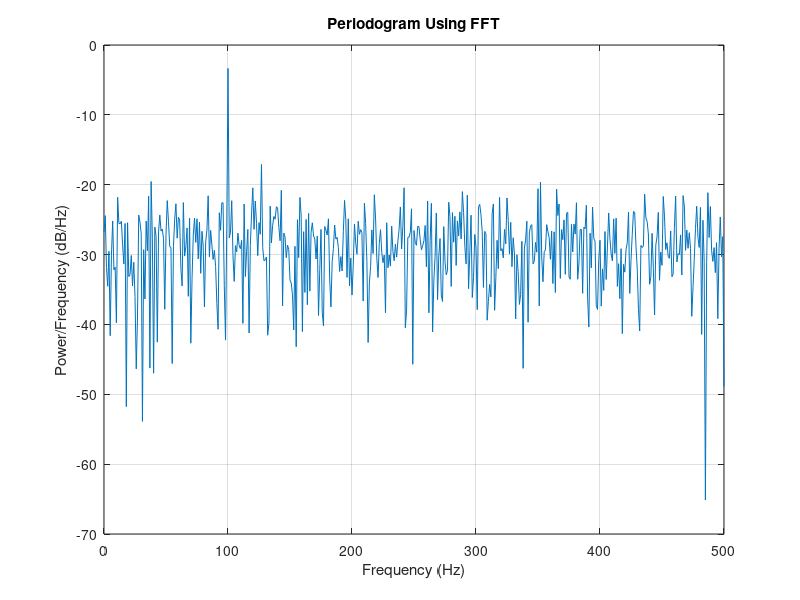
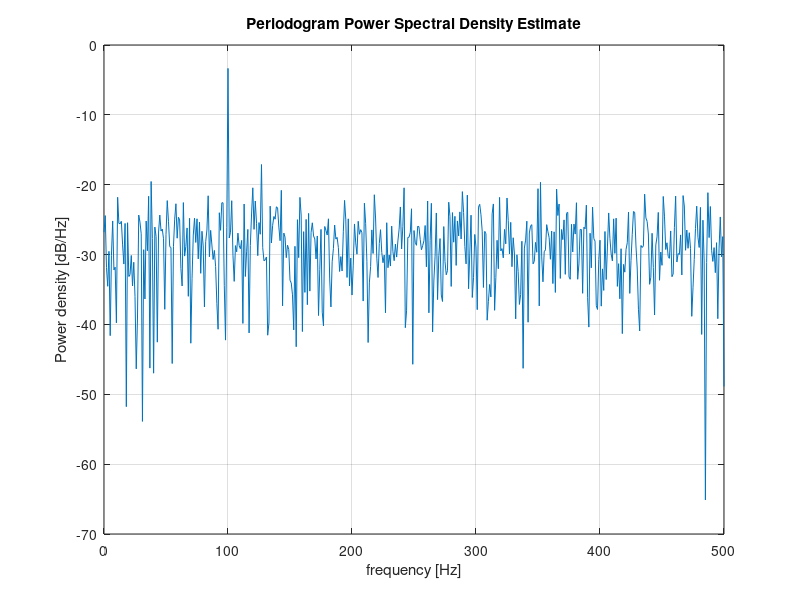
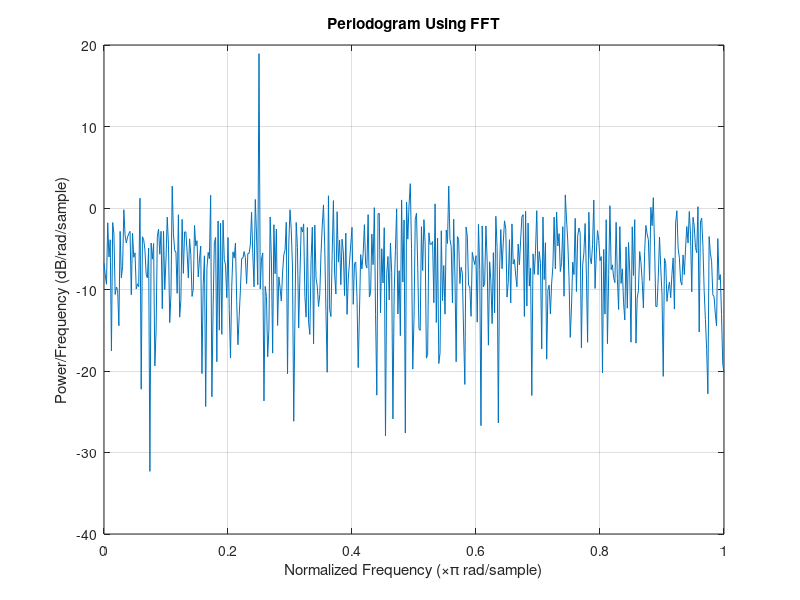
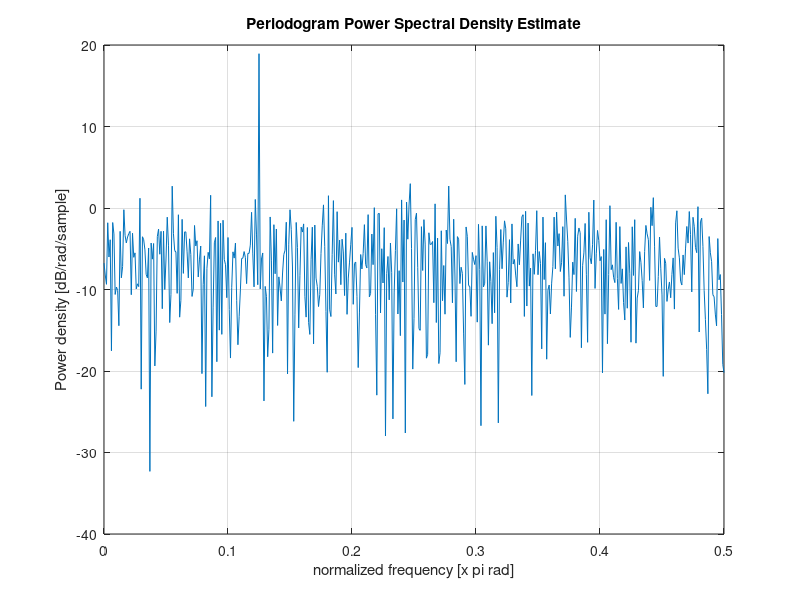

The MATLAB source for these figures, in order:
%%% This is the test for comparing power density estimates using fft or
%%% periodogram.
%%% SUMMARY:
%%%     Periodogram can obtain PSD much easier than fft!
%%%

%% Even-Length Input with Sample Rate
% clear;
% close all;

% an even-length signal sampled at 1 kHz
% Create a signal consisting of a 100 Hz sine wave in N(0,1) additive noise.
% The signal length is 1000 samples
Fs = 1000;  
t = 0:1/Fs:1-1/Fs;  % can regard the time as only 1 s long
x = cos(2*pi*100*t) + randn(size(t));   

% Obtain the periodogram using fft. The signal is real-valued and has even
% length. Because the signal is real-valued, you only need power estimates
% for the positive or negative frequencies.
% In order to conserve the total power, multiply all frequencies that occur
% in both sets -- the positive and negative frequencies -- by a factor of 2.
% Zero frequency (DC) and the Nyquist frequency do not occur twice. Plot
% the result.
N = length(x);
xdft = fft(x);  % dft of x
xdft = xdft(1:N/2+1);
psdx = (1/(Fs*N)) * abs(xdft).^2;   % psd
psdx(2:end-1) = 2*psdx(2:end-1);
freq = 0:Fs/N:Fs/2;

figure
plot(freq,10*log10(psdx))
grid on
title('Periodogram Using FFT')
xlabel('Frequency (Hz)')
ylabel('Power/Frequency (dB/Hz)')

% comparison
figure
periodogram(x,rectwin(N),N,Fs, 'psd')

mxerr = max(psdx'-periodogram(x,rectwin(N),N,Fs, 'psd'))

%% input with Normalized Frequency
% Use fft to produce a periodogram for an input using normalized frequency.
% Create a signal consisting of a sine wave in N(0,1) additive noise. The
% sine wave has an angular frequency of pi/4 rad/sample. 
clear;
close all;

n = 0:999;
x = cos(pi/4*n) + randn(size(n));
N = length(x);
xdft = fft(x);
xdft = xdft(1:N/2+1);
psdx = (1/(2*pi*N)) * abs(xdft).^2;
psdx(2:end-1) = 2*psdx(2:end-1);
freq = 0:(2*pi)/N:pi;

figure
plot(freq/pi,10*log10(psdx))
grid on
title('Periodogram Using FFT')
xlabel('Normalized Frequency (\times\pi rad/sample)') 
ylabel('Power/Frequency (dB/rad/sample)')

figure
periodogram(x,rectwin(length(x)),length(x))

mxerr = max(psdx'-periodogram(x,rectwin(length(x)),length(x)))

%% Complex-Valued Input with Normalized Frequency
% Use fft to produce a periodogram for a complex-valued input with
% normalized frequency. The signal is a complex exponential with an angular
% frequency of pi/4 rad/sample in complex-valued N(0,1) noise.

clear;
close all;
n = 0:999;
x = exp(1j*pi/4*n) + [1 1j]*randn(2,length(n))/sqrt(2);

% Use fft to obtain the periodogram. Because the input is complex-valued,
% obtain the periodogram from (-pi, pi] rad/sample. Plot the result.
N = length(x);
xdft = fft(x);
psdx = (1/(2*pi*N)) * abs(xdft).^2;
freq = 0:(2*pi)/N:2*pi-(2*pi)/N;

figure
plot(freq/pi,10*log10(psdx))
grid on
title('Periodogram Using FFT')
xlabel('Normalized Frequency (\times\pi rad/sample)') 
ylabel('Power/Frequency (dB/rad/sample)')

figure
% use two-sided option!
periodogram(x,rectwin(length(x)),length(x),'twosided')

mxerr = max(psdx'-periodogram(x,rectwin(length(x)),length(x),'twosided'))


 





